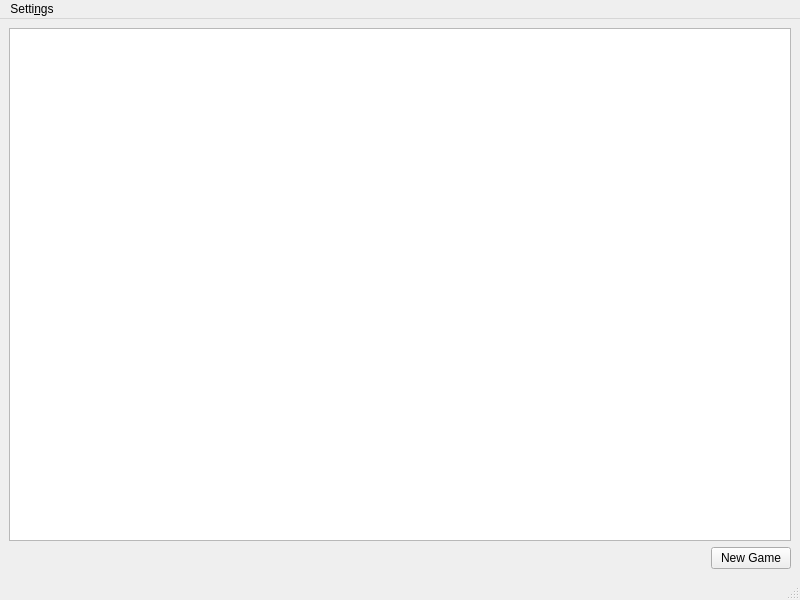
<?xml version="1.0" encoding="UTF-8"?>
<ui version="4.0">
 <class>MainWindow</class>
 <widget class="QMainWindow" name="MainWindow">
  <property name="geometry">
   <rect>
    <x>0</x>
    <y>0</y>
    <width>800</width>
    <height>600</height>
   </rect>
  </property>
  <property name="windowTitle">
   <string>MainWindow</string>
  </property>
  <widget class="QWidget" name="centralwidget">
   <layout class="QVBoxLayout" name="verticalLayout">
    <item>
     <widget class="QGraphicsView" name="graphicsView">
      <property name="mouseTracking">
       <bool>true</bool>
      </property>
      <property name="verticalScrollBarPolicy">
       <enum>Qt::ScrollBarAlwaysOff</enum>
      </property>
      <property name="horizontalScrollBarPolicy">
       <enum>Qt::ScrollBarAlwaysOff</enum>
      </property>
      <property name="dragMode">
       <enum>QGraphicsView::NoDrag</enum>
      </property>
     </widget>
    </item>
    <item>
     <layout class="QHBoxLayout" name="horizontalLayout">
      <item>
       <spacer name="horizontalSpacer">
        <property name="orientation">
         <enum>Qt::Horizontal</enum>
        </property>
        <property name="sizeHint" stdset="0">
         <size>
          <width>40</width>
          <height>20</height>
         </size>
        </property>
       </spacer>
      </item>
      <item>
       <widget class="QPushButton" name="gameBtn">
        <property name="text">
         <string>New Game</string>
        </property>
       </widget>
      </item>
     </layout>
    </item>
   </layout>
  </widget>
  <widget class="QMenuBar" name="menubar">
   <property name="geometry">
    <rect>
     <x>0</x>
     <y>0</y>
     <width>800</width>
     <height>30</height>
    </rect>
   </property>
   <widget class="QMenu" name="menuSettings">
    <property name="title">
     <string>Setti&amp;ngs</string>
    </property>
    <addaction name="actionSettings"/>
   </widget>
   <addaction name="menuSettings"/>
  </widget>
  <widget class="QStatusBar" name="statusbar"/>
  <action name="actionSettings">
   <property name="text">
    <string>&amp;Settings...</string>
   </property>
  </action>
 </widget>
 <resources/>
 <connections/>
</ui>
